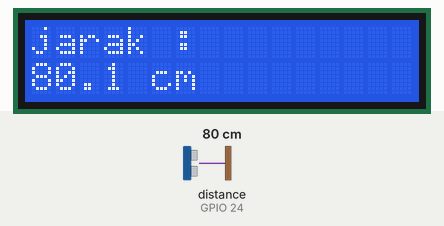
Simulated run of this program. Board: Raspberry Pi (BCM pin numbers). Parts: 16×2 character LCD. Inputs (shaded band) come from the test bench; at power-on: distance to the obstacle (sensor on GPIO 24) 80 cm. The echo pulse lasts 58.3 µs per cm; the clock reads 2024-03-15 10:24:30 at power-on unless the program sets it.

Above: at 0.2 s.
1.3 s: distance to the obstacle (sensor on GPIO 24) set to 120 cm
At 3.1 s:
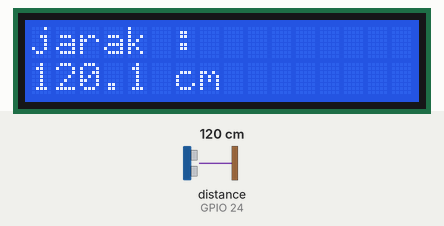
5.6 s: distance to the obstacle (sensor on GPIO 24) set to 2 cm
At 7.6 s:
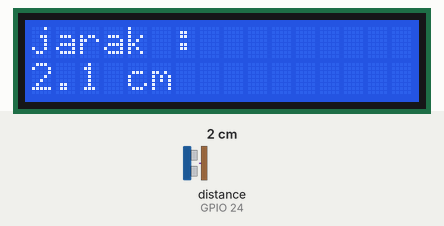
9.3 s: distance to the obstacle (sensor on GPIO 24) set to 4 cm
At 10.5 s:
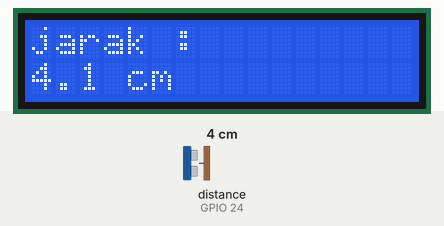
Timing chart, 0 to 12.3 s (numbered marks = the images above; inputs shaded):
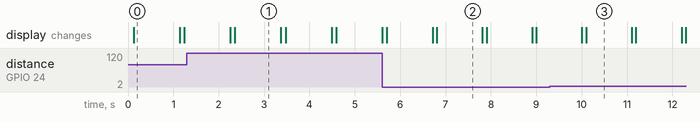

Measured:
- after the input at 5.6 s, the display: first differs from a run without the input after 1.2 s (image 2)
- after the input at 9.3 s, the display: first differs from a run without the input after 0.80 s (image 3)
- what the display in image 0 shows lasts 1.0 s, from 0.1 s to 1.1 s

The program:

sensor_dan_display.py
```python
import RPi.GPIO as GPIO
import time

GPIO.setmode(GPIO.BCM)
GPIO.setwarnings(False)

# deklarasi untuk sensor jarak ultrasonik
echo = 24
trig = 23
trig_time = 0.00001

GPIO.setup(echo, GPIO.IN)
GPIO.setup(trig, GPIO.OUT)

# deklarasi untuk LCD
rs = 20
en = 21
d4 = 6
d5 = 13
d6 = 19
d7 = 26

GPIO.setup(rs, GPIO.OUT)
GPIO.setup(en, GPIO.OUT)
GPIO.setup(d4, GPIO.OUT)
GPIO.setup(d5, GPIO.OUT)
GPIO.setup(d6, GPIO.OUT)
GPIO.setup(d7, GPIO.OUT)

def all_low():
	GPIO.output(rs, GPIO.LOW)
	GPIO.output(en, GPIO.LOW)
	GPIO.output(d4, GPIO.LOW)
	GPIO.output(d5, GPIO.LOW)
	GPIO.output(d6, GPIO.LOW)
	GPIO.output(d7, GPIO.LOW)

def lcd_port(a):
	GPIO.output(d4, GPIO.LOW)
	GPIO.output(d5, GPIO.LOW)
	GPIO.output(d6, GPIO.LOW)
	GPIO.output(d7, GPIO.LOW)
	if a & 0x01 == 0x01:
		GPIO.output(d4, GPIO.HIGH)

	if a & 0x02 == 0x02:
		GPIO.output(d5, GPIO.HIGH)

	if a & 0x04 == 0x04:
		GPIO.output(d6, GPIO.HIGH)

	if a & 0x08 == 0x08:
		GPIO.output(d7, GPIO.HIGH)

def lcd_cmd(b):
	GPIO.output(rs, GPIO.LOW)
	lcd_port(b)
	time.sleep(0.001)
	GPIO.output(en, GPIO.HIGH)
	time.sleep(0.001)
	GPIO.output(en, GPIO.LOW)
	time.sleep(0.001)

def lcd_clear():
	lcd_cmd(0)
	lcd_cmd(1)

def lcd_setCursor(baris,kolom):
	x = 0
	y = 0

	if baris == 0:
		x = 0x08
		y = kolom
		lcd_cmd(x)
		lcd_cmd(y)

	else:
		x = 0x0C
		y = kolom
		lcd_cmd(x)
		lcd_cmd(y)

def lcd_init():
	lcd_cmd(0x02)

	lcd_cmd(0x02)
	lcd_cmd(0x08)

	lcd_cmd(0x00)
	lcd_cmd(0x0C)

	lcd_cmd(0x00)
	lcd_cmd(0x06)

def lcd_writeChar(datum):
	lsb = datum & 0x0F
	msb = datum & 0xF0
	GPIO.output(rs, GPIO.HIGH)
	lcd_port(msb>>4)
	time.sleep(0.001)
	GPIO.output(en, GPIO.HIGH)
	time.sleep(0.001)
	GPIO.output(en, GPIO.LOW)
	time.sleep(0.001)
	lcd_port(lsb)
	time.sleep(0.001)
	GPIO.output(en, GPIO.HIGH)
	time.sleep(0.001)
	GPIO.output(en, GPIO.LOW)
	time.sleep(0.001)

def lcd_writeString(data):
	i = 0
	for i in range(0, len(data)):
		lcd_writeChar(ord(data[i]))
		i = i + 1

def get_distance():
	GPIO.output(trig, 0)
	time.sleep(0.000002)
	GPIO.output(trig, 1)
	time.sleep(trig_time)
	GPIO.output(trig, 0)

	while GPIO.input(echo) == 0:
		startCount = time.time()

	while GPIO.input(echo) == 1:
		endCount = time.time()

	duration = endCount - startCount
	distance = (duration * 34300) / 2

	return distance

if __name__ == '__main__':
	try:
		all_low()
		lcd_init()
		while True:
			dist = get_distance()
			lcd_clear()
			lcd_setCursor(0,0)
			lcd_writeString("jarak :")
			lcd_setCursor(1,0)
			disp = "%.1f"%dist + " cm"
			lcd_writeString(disp)
			time.sleep(1)

	except KeyboardInterrupt:
		print("Measurement stopped")
		GPIO.cleanup()
```
